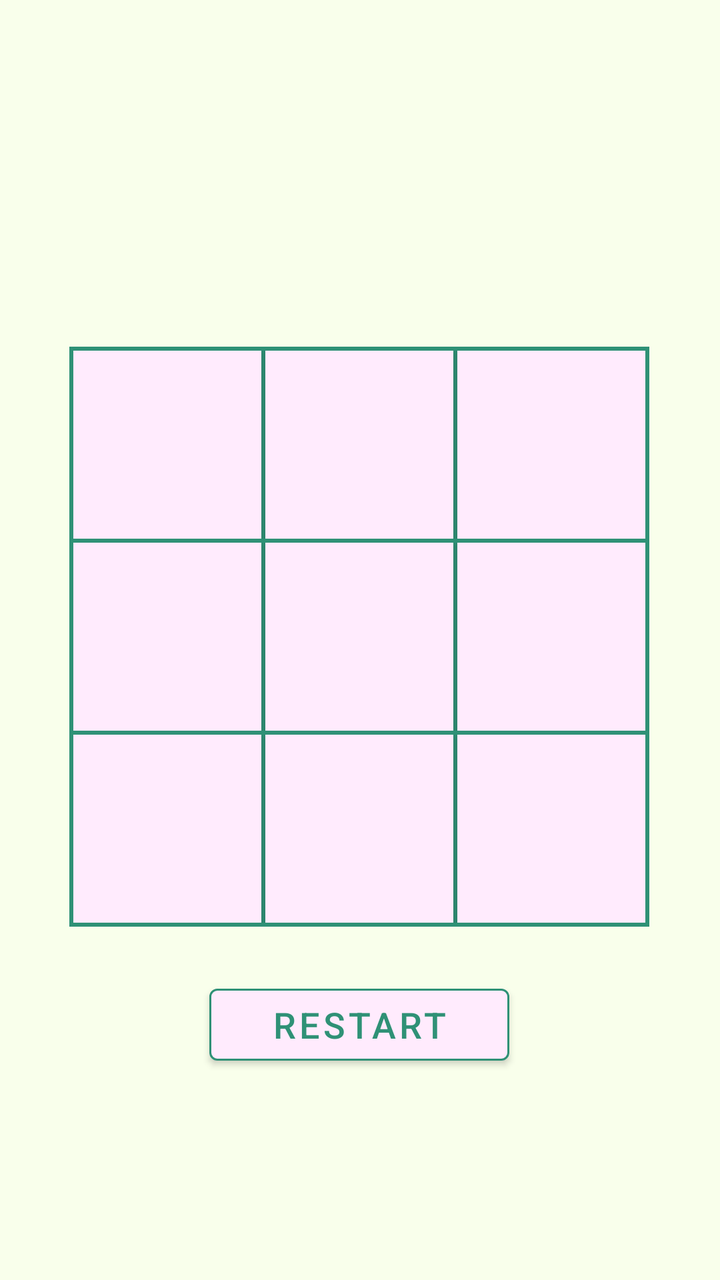
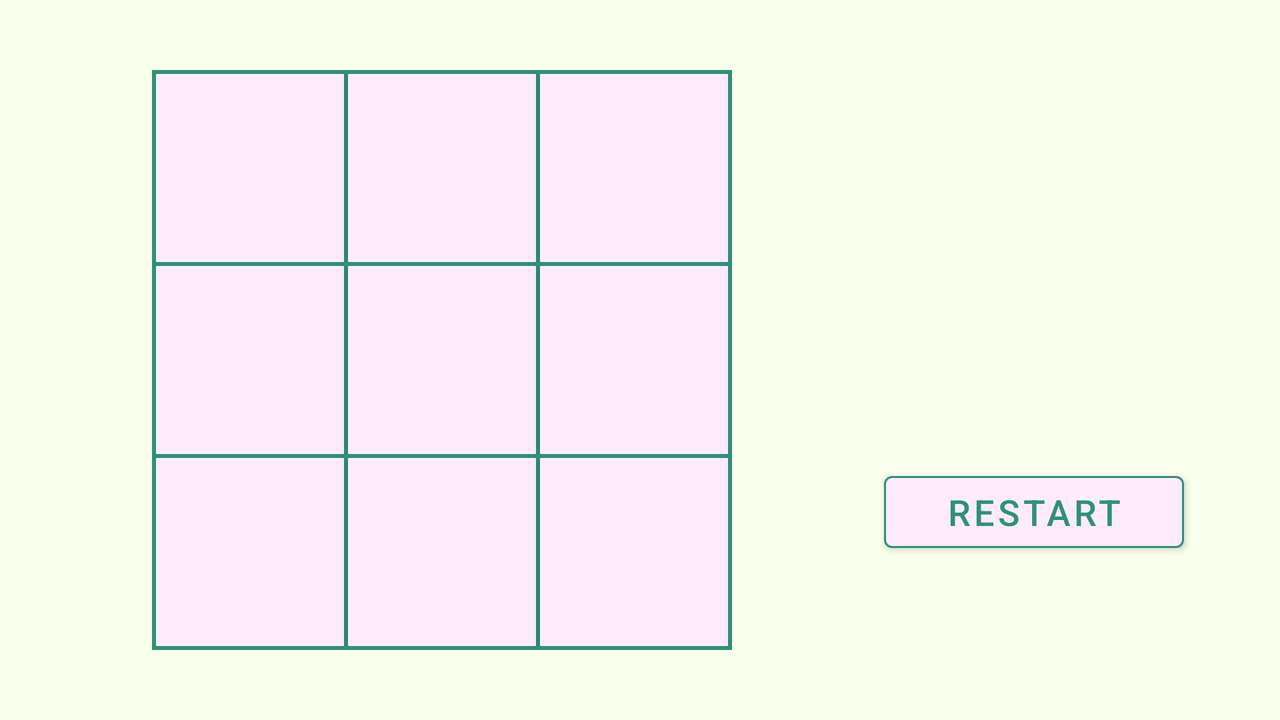

An Android layout and its configuration variant, each rendered on a device that would load it. The default file and the variant file are quoted in full after the pictures.
<!-- AndroidManifest.xml: application theme Theme.TicTacToe -->
<!-- res/layout/activity_play_game.xml -->
<?xml version="1.0" encoding="utf-8"?>
<androidx.constraintlayout.widget.ConstraintLayout xmlns:android="http://schemas.android.com/apk/res/android"
    xmlns:app="http://schemas.android.com/apk/res-auto"
    xmlns:tools="http://schemas.android.com/tools"
    android:layout_width="match_parent"
    android:layout_height="match_parent"
    android:background="#F9FFEB"
    tools:context=".PlayGameActivity">

    <TextView
        android:id="@+id/gameText"
        android:layout_width="wrap_content"
        android:layout_height="wrap_content"
        android:layout_marginTop="30dp"
        android:textColor="#2F9176"
        android:textSize="24sp"
        app:layout_constraintEnd_toEndOf="parent"
        app:layout_constraintHorizontal_bias="0.498"
        app:layout_constraintStart_toStartOf="parent"
        app:layout_constraintTop_toTopOf="parent" />

    <TextView
        android:id="@+id/gamePoints"
        android:layout_width="wrap_content"
        android:layout_height="wrap_content"
        android:layout_marginTop="20dp"
        android:textColor="#2F9176"
        android:textSize="14sp"
        app:layout_constraintEnd_toEndOf="parent"
        app:layout_constraintStart_toStartOf="parent"
        app:layout_constraintTop_toBottomOf="@+id/gameText" />

    <TextView
        android:id="@+id/gameTurn"
        android:layout_width="wrap_content"
        android:layout_height="wrap_content"
        android:layout_marginTop="20dp"
        android:textColor="#2F9176"
        android:textSize="20sp"
        app:layout_constraintEnd_toEndOf="parent"
        app:layout_constraintHorizontal_bias="0.498"
        app:layout_constraintStart_toStartOf="parent"
        app:layout_constraintTop_toBottomOf="@+id/gamePoints" />

    <LinearLayout
        android:id="@+id/gameBoard"
        android:layout_width="290dp"
        android:layout_height="290dp"
        android:layout_marginTop="25dp"
        android:background="#2F9176"
        android:orientation="vertical"
        app:layout_constraintEnd_toEndOf="parent"
        app:layout_constraintHorizontal_bias="0.495"
        app:layout_constraintStart_toStartOf="parent"
        app:layout_constraintTop_toBottomOf="@+id/gameTurn">

        <LinearLayout
            android:id="@+id/gameRow1"
            android:layout_width="match_parent"
            android:layout_height="0dp"
            android:layout_marginStart="2dp"
            android:layout_marginLeft="2dp"
            android:layout_marginTop="2dp"
            android:layout_marginEnd="2dp"
            android:layout_marginRight="2dp"
            android:layout_weight="1"
            android:orientation="horizontal">

            <Button
                android:id="@+id/trBtn"
                android:layout_width="0dp"
                android:layout_height="match_parent"
                android:layout_marginEnd="2dp"
                android:layout_marginRight="2dp"
                android:layout_weight="1"
                android:background="#FFF4FE"
                android:gravity="center_horizontal"
                android:onClick="OnCellBtnClick"
                android:textSize="60sp" />

            <Button
                android:id="@+id/tcBtn"
                android:layout_width="0dp"
                android:layout_height="match_parent"
                android:layout_marginEnd="2dp"
                android:layout_marginRight="2dp"
                android:layout_weight="1"
                android:background="#FFF4FE"
                android:gravity="center_horizontal"
                android:onClick="OnCellBtnClick"
                android:textSize="60sp" />

            <Button
                android:id="@+id/tlBtn"
                android:layout_width="0dp"
                android:layout_height="match_parent"
                android:layout_weight="1"
                android:background="#FFF4FE"
                android:gravity="center_horizontal"
                android:onClick="OnCellBtnClick"
                android:textSize="60sp" />
        </LinearLayout>

        <LinearLayout
            android:id="@+id/gameRow2"
            android:layout_width="match_parent"
            android:layout_height="0dp"
            android:layout_marginStart="2dp"
            android:layout_marginLeft="2dp"
            android:layout_marginTop="2dp"
            android:layout_marginEnd="2dp"
            android:layout_marginRight="2dp"
            android:layout_marginBottom="2dp"
            android:layout_weight="1"
            android:orientation="horizontal">

            <Button
                android:id="@+id/mrBtn"
                android:layout_width="0dp"
                android:layout_height="match_parent"
                android:layout_marginEnd="2dp"
                android:layout_marginRight="2dp"
                android:layout_weight="1"
                android:background="#FFF4FE"
                android:gravity="center_horizontal"
                android:onClick="OnCellBtnClick"
                android:textSize="60sp" />

            <Button
                android:id="@+id/mcBtn"
                android:layout_width="0dp"
                android:layout_height="match_parent"
                android:layout_marginEnd="2dp"
                android:layout_marginRight="2dp"
                android:layout_weight="1"
                android:background="#FFF4FE"
                android:gravity="center_horizontal"
                android:onClick="OnCellBtnClick"
                android:textSize="60sp" />

            <Button
                android:id="@+id/mlBtn"
                android:layout_width="0dp"
                android:layout_height="match_parent"
                android:layout_weight="1"
                android:background="#FFF4FE"
                android:gravity="center_horizontal"
                android:onClick="OnCellBtnClick"
                android:textSize="60sp" />
        </LinearLayout>

        <LinearLayout
            android:id="@+id/gameRow3"
            android:layout_width="match_parent"
            android:layout_height="0dp"
            android:layout_marginStart="2dp"
            android:layout_marginLeft="2dp"
            android:layout_marginEnd="2dp"
            android:layout_marginRight="2dp"
            android:layout_marginBottom="2dp"
            android:layout_weight="1"
            android:orientation="horizontal">

            <Button
                android:id="@+id/brBtn"
                android:layout_width="0dp"
                android:layout_height="match_parent"
                android:layout_marginEnd="2dp"
                android:layout_marginRight="2dp"
                android:layout_weight="1"
                android:background="#FFF4FE"
                android:gravity="center_horizontal"
                android:onClick="OnCellBtnClick"
                android:textSize="60sp" />

            <Button
                android:id="@+id/bcBtn"
                android:layout_width="0dp"
                android:layout_height="match_parent"
                android:layout_marginEnd="2dp"
                android:layout_marginRight="2dp"
                android:layout_weight="1"
                android:background="#FFF4FE"
                android:gravity="center_horizontal"
                android:onClick="OnCellBtnClick"
                android:textSize="60sp" />

            <Button
                android:id="@+id/blBtn"
                android:layout_width="0dp"
                android:layout_height="match_parent"
                android:layout_weight="1"
                android:background="#FFF4FE"
                android:gravity="center_horizontal"
                android:onClick="OnCellBtnClick"
                android:textSize="60sp" />
        </LinearLayout>
    </LinearLayout>

    <Button
        android:id="@+id/gameRestart"
        android:layout_width="150dp"
        android:layout_height="wrap_content"
        android:layout_marginTop="25dp"
        android:onClick="OnReBtnClick"
        android:text="@string/play_btn"
        android:textSize="18sp"
        app:layout_constraintEnd_toEndOf="parent"
        app:layout_constraintHorizontal_bias="0.498"
        app:layout_constraintStart_toStartOf="parent"
        app:layout_constraintTop_toBottomOf="@+id/gameBoard"
        app:strokeColor="#2F9176"
        app:strokeWidth="1dp" />

</androidx.constraintlayout.widget.ConstraintLayout>
<!-- resources referenced by this layout -->
<resources>
  <string name="play_btn">Restart</string>
  <style name="Theme.TicTacToe" parent="Theme.MaterialComponents.DayNight.NoActionBar">
          
          <item name="colorPrimary">#FFEBFD</item>
          <item name="colorPrimaryVariant">#FFE3FC</item>
          <item name="colorOnPrimary">#2F9176</item>
          
          <item name="colorSecondary">#E9FFF9</item>
          <item name="colorSecondaryVariant">#BAF4E5</item>
          <item name="colorOnSecondary">#7D5EB3</item>
          
          <item name="android:statusBarColor" tools:targetApi="l">?attr/colorPrimaryVariant</item>
          
      </style>
</resources>
<!-- res/layout-land/activity_play_game.xml (the repository's variant of the layout above) -->
<!-- drawn on the phone turned sideways -->
<?xml version="1.0" encoding="utf-8"?>
<androidx.constraintlayout.widget.ConstraintLayout xmlns:android="http://schemas.android.com/apk/res/android"
    xmlns:app="http://schemas.android.com/apk/res-auto"
    xmlns:tools="http://schemas.android.com/tools"
    android:layout_width="match_parent"
    android:layout_height="match_parent"
    android:background="#F9FFEB"
    tools:context=".PlayGameActivity">

    <TextView
        android:id="@+id/gameText"
        android:layout_width="wrap_content"
        android:layout_height="wrap_content"
        android:layout_marginTop="16dp"
        android:textColor="#2F9176"
        android:textSize="24sp"
        app:layout_constraintEnd_toEndOf="@+id/gameRestart"
        app:layout_constraintStart_toStartOf="@+id/gameRestart"
        app:layout_constraintTop_toTopOf="@+id/gameBoard" />

    <TextView
        android:id="@+id/gamePoints"
        android:layout_width="wrap_content"
        android:layout_height="wrap_content"
        android:layout_marginTop="20dp"
        android:textColor="#2F9176"
        android:textSize="14sp"
        app:layout_constraintEnd_toEndOf="@+id/gameRestart"
        app:layout_constraintStart_toStartOf="@+id/gameRestart"
        app:layout_constraintTop_toBottomOf="@+id/gameText" />

    <TextView
        android:id="@+id/gameTurn"
        android:layout_width="wrap_content"
        android:layout_height="wrap_content"
        android:layout_marginTop="20dp"
        android:textColor="#2F9176"
        android:textSize="20sp"
        app:layout_constraintEnd_toEndOf="@+id/gameRestart"
        app:layout_constraintStart_toStartOf="@+id/gameRestart"
        app:layout_constraintTop_toBottomOf="@+id/gamePoints" />

    <LinearLayout
        android:id="@+id/gameBoard"
        android:layout_width="290dp"
        android:layout_height="290dp"
        android:background="#2F9176"
        android:orientation="vertical"
        app:layout_constraintBottom_toBottomOf="parent"
        app:layout_constraintEnd_toStartOf="@+id/gameRestart"
        app:layout_constraintStart_toStartOf="parent"
        app:layout_constraintTop_toTopOf="parent">

        <LinearLayout
            android:id="@+id/gameRow1"
            android:layout_width="match_parent"
            android:layout_height="0dp"
            android:layout_marginStart="2dp"
            android:layout_marginLeft="2dp"
            android:layout_marginTop="2dp"
            android:layout_marginEnd="2dp"
            android:layout_marginRight="2dp"
            android:layout_weight="1"
            android:orientation="horizontal">

            <Button
                android:id="@+id/trBtn"
                android:layout_width="0dp"
                android:layout_height="match_parent"
                android:layout_marginEnd="2dp"
                android:layout_marginRight="2dp"
                android:layout_weight="1"
                android:background="#FFF4FE"
                android:gravity="center_horizontal"
                android:onClick="OnCellBtnClick"
                android:textSize="60sp" />

            <Button
                android:id="@+id/tcBtn"
                android:layout_width="0dp"
                android:layout_height="match_parent"
                android:layout_marginEnd="2dp"
                android:layout_marginRight="2dp"
                android:layout_weight="1"
                android:background="#FFF4FE"
                android:gravity="center_horizontal"
                android:onClick="OnCellBtnClick"
                android:textSize="60sp" />

            <Button
                android:id="@+id/tlBtn"
                android:layout_width="0dp"
                android:layout_height="match_parent"
                android:layout_weight="1"
                android:background="#FFF4FE"
                android:gravity="center_horizontal"
                android:onClick="OnCellBtnClick"
                android:textSize="60sp" />
        </LinearLayout>

        <LinearLayout
            android:id="@+id/gameRow2"
            android:layout_width="match_parent"
            android:layout_height="0dp"
            android:layout_marginStart="2dp"
            android:layout_marginLeft="2dp"
            android:layout_marginTop="2dp"
            android:layout_marginEnd="2dp"
            android:layout_marginRight="2dp"
            android:layout_marginBottom="2dp"
            android:layout_weight="1"
            android:orientation="horizontal">

            <Button
                android:id="@+id/mrBtn"
                android:layout_width="0dp"
                android:layout_height="match_parent"
                android:layout_marginEnd="2dp"
                android:layout_marginRight="2dp"
                android:layout_weight="1"
                android:background="#FFF4FE"
                android:gravity="center_horizontal"
                android:onClick="OnCellBtnClick"
                android:textSize="60sp" />

            <Button
                android:id="@+id/mcBtn"
                android:layout_width="0dp"
                android:layout_height="match_parent"
                android:layout_marginEnd="2dp"
                android:layout_marginRight="2dp"
                android:layout_weight="1"
                android:background="#FFF4FE"
                android:gravity="center_horizontal"
                android:onClick="OnCellBtnClick"
                android:textSize="60sp" />

            <Button
                android:id="@+id/mlBtn"
                android:layout_width="0dp"
                android:layout_height="match_parent"
                android:layout_weight="1"
                android:background="#FFF4FE"
                android:gravity="center_horizontal"
                android:onClick="OnCellBtnClick"
                android:textSize="60sp" />
        </LinearLayout>

        <LinearLayout
            android:id="@+id/gameRow3"
            android:layout_width="match_parent"
            android:layout_height="0dp"
            android:layout_marginStart="2dp"
            android:layout_marginLeft="2dp"
            android:layout_marginEnd="2dp"
            android:layout_marginRight="2dp"
            android:layout_marginBottom="2dp"
            android:layout_weight="1"
            android:orientation="horizontal">

            <Button
                android:id="@+id/brBtn"
                android:layout_width="0dp"
                android:layout_height="match_parent"
                android:layout_marginEnd="2dp"
                android:layout_marginRight="2dp"
                android:layout_weight="1"
                android:background="#FFF4FE"
                android:gravity="center_horizontal"
                android:onClick="OnCellBtnClick"
                android:textSize="60sp" />

            <Button
                android:id="@+id/bcBtn"
                android:layout_width="0dp"
                android:layout_height="match_parent"
                android:layout_marginEnd="2dp"
                android:layout_marginRight="2dp"
                android:layout_weight="1"
                android:background="#FFF4FE"
                android:gravity="center_horizontal"
                android:onClick="OnCellBtnClick"
                android:textSize="60sp" />

            <Button
                android:id="@+id/blBtn"
                android:layout_width="0dp"
                android:layout_height="match_parent"
                android:layout_weight="1"
                android:background="#FFF4FE"
                android:gravity="center_horizontal"
                android:onClick="OnCellBtnClick"
                android:textSize="60sp" />
        </LinearLayout>
    </LinearLayout>

    <Button
        android:id="@+id/gameRestart"
        android:layout_width="150dp"
        android:layout_height="wrap_content"
        android:layout_marginEnd="48dp"
        android:layout_marginRight="48dp"
        android:layout_marginBottom="80dp"
        android:onClick="OnReBtnClick"
        android:text="@string/play_btn"
        android:textSize="18sp"
        app:layout_constraintBottom_toBottomOf="parent"
        app:layout_constraintEnd_toEndOf="parent"
        app:strokeColor="#2F9176"
        app:strokeWidth="1dp" />

</androidx.constraintlayout.widget.ConstraintLayout>
